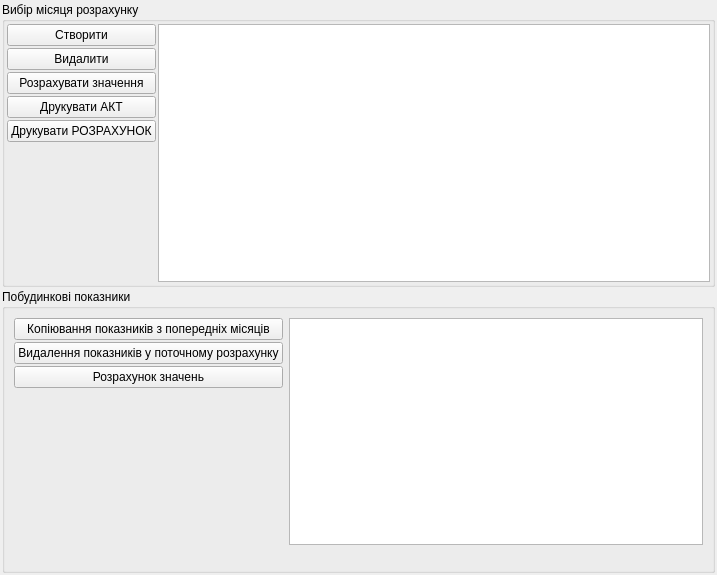
<?xml version="1.0" encoding="UTF-8"?>
<ui version="4.0">
 <class>tke_form_recalc_obsyag_gazu</class>
 <widget class="QWidget" name="tke_form_recalc_obsyag_gazu">
  <property name="geometry">
   <rect>
    <x>0</x>
    <y>0</y>
    <width>717</width>
    <height>575</height>
   </rect>
  </property>
  <property name="windowTitle">
   <string>РОЗРАХУНОК перераховування обсягу газу</string>
  </property>
  <layout class="QVBoxLayout">
   <property name="spacing">
    <number>2</number>
   </property>
   <property name="margin">
    <number>2</number>
   </property>
   <item>
    <widget class="QGroupBox" name="groupBox_rozrahMonth">
     <property name="title">
      <string>Вибір місяця розрахунку</string>
     </property>
     <layout class="QHBoxLayout" name="horizontalLayout_2">
      <property name="spacing">
       <number>2</number>
      </property>
      <property name="margin">
       <number>2</number>
      </property>
      <item>
       <layout class="QVBoxLayout" name="verticalLayout">
        <property name="spacing">
         <number>2</number>
        </property>
        <item>
         <widget class="QPushButton" name="pushButton_createMonthRozrah">
          <property name="text">
           <string>Створити</string>
          </property>
          <property name="icon">
           <iconset resource="tke/tke_rc">
            <normaloff>:/pictures/pictures/greplus.png</normaloff>:/pictures/pictures/greplus.png</iconset>
          </property>
         </widget>
        </item>
        <item>
         <widget class="QPushButton" name="pushButton_deleteMonthRozrah">
          <property name="text">
           <string>Видалити</string>
          </property>
          <property name="icon">
           <iconset resource="tke/tke_rc">
            <normaloff>:/pictures/pictures/redminus.png</normaloff>:/pictures/pictures/redminus.png</iconset>
          </property>
         </widget>
        </item>
        <item>
         <widget class="QPushButton" name="pushButton_calcValuesRozrahunok">
          <property name="text">
           <string>Розрахувати значення</string>
          </property>
          <property name="icon">
           <iconset resource="tke/tke_rc">
            <normaloff>:/pictures/pictures/calculating.png</normaloff>:/pictures/pictures/calculating.png</iconset>
          </property>
         </widget>
        </item>
        <item>
         <widget class="QPushButton" name="pushButton_printAkt">
          <property name="text">
           <string>Друкувати АКТ</string>
          </property>
          <property name="icon">
           <iconset resource="tke/tke_rc">
            <normaloff>:/pictures/pictures/printer.png</normaloff>:/pictures/pictures/printer.png</iconset>
          </property>
         </widget>
        </item>
        <item>
         <widget class="QPushButton" name="pushButton_printRozrahunok">
          <property name="text">
           <string>Друкувати РОЗРАХУНОК</string>
          </property>
          <property name="icon">
           <iconset resource="tke/tke_rc">
            <normaloff>:/pictures/pictures/printer.png</normaloff>:/pictures/pictures/printer.png</iconset>
          </property>
         </widget>
        </item>
        <item>
         <spacer name="verticalSpacer">
          <property name="orientation">
           <enum>Qt::Vertical</enum>
          </property>
          <property name="sizeHint" stdset="0">
           <size>
            <width>20</width>
            <height>40</height>
           </size>
          </property>
         </spacer>
        </item>
       </layout>
      </item>
      <item>
       <widget class="QTableWidget" name="tableWidget_rozrahInMonth"/>
      </item>
     </layout>
    </widget>
   </item>
   <item>
    <widget class="QGroupBox" name="groupBox_budPokazn">
     <property name="title">
      <string>Побудинкові показники</string>
     </property>
     <layout class="QHBoxLayout" name="horizontalLayout">
      <item>
       <layout class="QVBoxLayout" name="verticalLayout_2">
        <property name="spacing">
         <number>2</number>
        </property>
        <item>
         <widget class="QPushButton" name="pushButton_copyValuesFromPrevMonth">
          <property name="text">
           <string>Копіювання показників з попередніх місяців</string>
          </property>
          <property name="icon">
           <iconset resource="tke/tke_rc">
            <normaloff>:/pictures/pictures/documents.png</normaloff>:/pictures/pictures/documents.png</iconset>
          </property>
         </widget>
        </item>
        <item>
         <widget class="QPushButton" name="pushButton_deleteButPokaznInRozrahunok">
          <property name="text">
           <string>Видалення показників у поточному розрахунку</string>
          </property>
          <property name="icon">
           <iconset resource="tke/tke_rc">
            <normaloff>:/pictures/pictures/button_cancel.png</normaloff>:/pictures/pictures/button_cancel.png</iconset>
          </property>
         </widget>
        </item>
        <item>
         <widget class="QPushButton" name="pushButton_calcValuesBud">
          <property name="text">
           <string>Розрахунок значень</string>
          </property>
          <property name="icon">
           <iconset resource="tke/tke_rc">
            <normaloff>:/pictures/pictures/calculating.png</normaloff>:/pictures/pictures/calculating.png</iconset>
          </property>
         </widget>
        </item>
        <item>
         <spacer name="verticalSpacer_2">
          <property name="orientation">
           <enum>Qt::Vertical</enum>
          </property>
          <property name="sizeHint" stdset="0">
           <size>
            <width>20</width>
            <height>40</height>
           </size>
          </property>
         </spacer>
        </item>
       </layout>
      </item>
      <item>
       <layout class="QVBoxLayout" name="verticalLayout_3">
        <property name="spacing">
         <number>2</number>
        </property>
        <item>
         <widget class="QTableWidget" name="tableWidget_budPokazn">
          <property name="selectionMode">
           <enum>QAbstractItemView::SingleSelection</enum>
          </property>
          <property name="selectionBehavior">
           <enum>QAbstractItemView::SelectRows</enum>
          </property>
         </widget>
        </item>
        <item>
         <widget class="QLabel" name="label_sum">
          <property name="text">
           <string/>
          </property>
         </widget>
        </item>
       </layout>
      </item>
     </layout>
    </widget>
   </item>
  </layout>
 </widget>
 <resources>
  <include location="tke/tke_rc"/>
 </resources>
 <connections/>
</ui>
